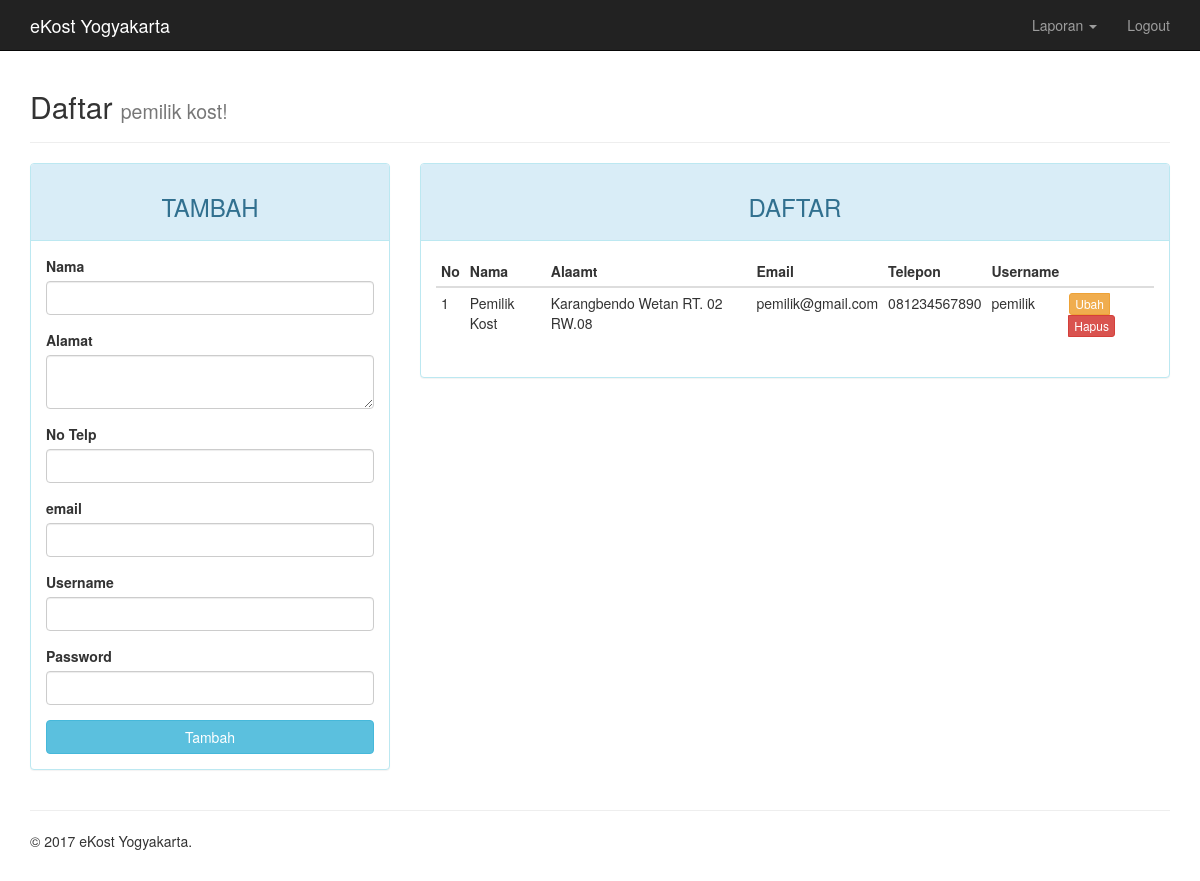
The app's page /admin/index.php?page=pemilik (signed in) with its own data.
### tables this page shows
CREATE TABLE `pemilik` (
  `id_pemilik` int(11) NOT NULL,
  `nama` varchar(20) NOT NULL,
  `alamat` varchar(30) NOT NULL,
  `telepon` varchar(12) NOT NULL,
  `email` varchar(30) NOT NULL,
  `username` varchar(20) NOT NULL,
  `password` varchar(60) NOT NULL
);

### admin/page/pemilik.php (the view, shortened to what this page needs)
<?php
$update = (isset($_GET['action']) AND $_GET['action'] == 'update') ? true : false;
?>
<div class="container">
	<div class="page-header">
		<h2>Daftar <small>pemilik kost!</small></h2>
	</div>
	<div class="row">
		<div class="col-md-4">
	    <div class="panel panel-<?= ($update) ? "warning" : "info" ?>">
	      <div class="panel-heading"><h3 class="text-center"><?= ($update) ? "EDIT" : "TAMBAH" ?></h3></div>
				<div class="panel-body">
					<form action="<?=$_SERVER['REQUEST_URI']?>" method="POST">
						<div class="form-group">
							<label for="nama">Nama</label>
							<input type="text" name="nama" class="form-control" autofocus="on" <?= (!$update) ?: 'value="'.$row["nama"].'"' ?>>
						</div>
						<div class="form-group">
							<label for="alamat">Alamat</label>
							<textarea rows="2" name="alamat" class="form-control"><?= (!$update) ? "" : $row["alamat"] ?></textarea>
						</div>
						<div class="form-group">
							<label for="telepon">No Telp</label>
							<input type="text" name="telepon" class="form-control" <?= (!$update) ?: 'value="'.$row["telepon"].'"' ?>>
						</div>
						<div class="form-group">
							<label for="email">email</label>
							<input type="email" name="email" class="form-control" <?= (!$update) ?: 'value="'.$row["email"].'"' ?>>
						</div>
						<div class="form-group">
							<label for="username">Username</label>
							<input type="text" name="username" class="form-control" <?= (!$update) ?: 'value="'.$row["username"].'"' ?>>
						</div>
						<div class="form-group">
							<label for="password">Password</label>
							<input type="password" name="password" class="form-control">
						</div>
						<button type="submit" class="btn btn-<?= ($update) ? "warning" : "info" ?> btn-block"><?= ($update) ? "Ubah" : "Tambah" ?></button>
					</form>
				</div>
			</div>
		</div>
		<div class="col-md-8">
				<div class="panel panel-info">
					<div class="panel-heading"><h3 class="text-center">DAFTAR</h3></div>
					<div class="panel-body">
							<table class="table table-condensed">
									<thead>
											<tr>
													<th>No</th>
													<th>Nama</th>
													<th>Alaamt</th>
													<th>Email</th>
													<th>Telepon</th>
													<th>Username</th>
													<th></th>
											</tr>
									</thead>
									<tbody>
											<?php $no = 1; ?>
											<?php if ($query = $connection->query("SELECT * FROM pemilik")): ?>
													<?php while($row = $query->fetch_assoc()): ?>
													<tr>
															<td><?=$no++?></td>
															<td><?=$row['nama']?></td>
															<td><?=$row['alamat']?></td>
															<td><?=$row['email']?></td>
															<td><?=$row['telepon']?></td>
															<td><?=$row['username']?></td>
															<td>
																<div class="btn-group">
																	<a href="?page=pemilik&action=update&key=<?=$row['id_pemilik']?>" class="btn btn-warning btn-xs">Ubah</a>
																	<a href="?page=pemilik&action=delete&key=<?=$row['id_pemilik']?>" class="btn btn-danger btn-xs">Hapus</a>
																</div>
															</td>
													</tr>
													<?php endwhile ?>
											<?php endif ?>
									</tbody>
							</table>
					</div>
			</div>
		</div>
	</div>
</div>

### assets/css/jumbotron.css (style rules this page uses)
body { padding-top: 50px; padding-bottom: 20px; }

### records on screen
pemilik: nama "Pemilik Kost", alamat "Karangbendo Wetan RT. 02 RW.08", email "pemilik@gmail.com", telepon "081234567890", username "pemilik"
